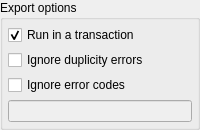
                  <widget class="QGroupBox" name="export_opts_gb">
                   <property name="enabled">
                    <bool>true</bool>
                   </property>
                   <property name="sizePolicy">
                    <sizepolicy hsizetype="Preferred" vsizetype="Fixed">
                     <horstretch>0</horstretch>
                     <verstretch>0</verstretch>
                    </sizepolicy>
                   </property>
                   <property name="title">
                    <string>Export options</string>
                   </property>
                   <layout class="QVBoxLayout" name="verticalLayout_4">
                    <property name="spacing">
                     <number>5</number>
                    </property>
                    <property name="leftMargin">
                     <number>5</number>
                    </property>
                    <property name="topMargin">
                     <number>5</number>
                    </property>
                    <property name="rightMargin">
                     <number>5</number>
                    </property>
                    <property name="bottomMargin">
                     <number>5</number>
                    </property>
                    <item>
                     <widget class="QCheckBox" name="run_in_transaction_chk">
                      <property name="toolTip">
                       <string>&lt;p&gt;Run the generated commands in a single transaction block. In case of errors, all changes are rolled back. &lt;strong&gt;NOTE:&lt;/strong&gt; This option may raise errors if the diff code contains DDL commands related to database and tablespaces.&lt;/p&gt;</string>
                      </property>
                      <property name="statusTip">
                       <string/>
                      </property>
                      <property name="text">
                       <string>Run in a transaction</string>
                      </property>
                      <property name="checked">
                       <bool>true</bool>
                      </property>
                     </widget>
                    </item>
                    <item>
                     <widget class="QCheckBox" name="ignore_duplic_chk">
                      <property name="sizePolicy">
                       <sizepolicy hsizetype="Minimum" vsizetype="Fixed">
                        <horstretch>0</horstretch>
                        <verstretch>0</verstretch>
                       </sizepolicy>
                      </property>
                      <property name="toolTip">
                       <string>&lt;p&gt;Ignores errors generated by duplicated objects when exporting the diff to database. &lt;strong&gt;NOTE:&lt;/strong&gt; this option disables the transactional mode.&lt;/p&gt;</string>
                      </property>
                      <property name="statusTip">
                       <string/>
                      </property>
                      <property name="text">
                       <string>Ignore duplicity errors</string>
                      </property>
                     </widget>
                    </item>
                    <item>
                     <layout class="QGridLayout" name="gridLayout_7">
                      <property name="spacing">
                       <number>5</number>
                      </property>
                      <item row="1" column="0" colspan="3">
                       <widget class="QLineEdit" name="error_codes_edt">
                        <property name="enabled">
                         <bool>false</bool>
                        </property>
                        <property name="clearButtonEnabled">
                         <bool>true</bool>
                        </property>
                       </widget>
                      </item>
                      <item row="0" column="0" colspan="3">
                       <widget class="QCheckBox" name="ignore_error_codes_chk">
                        <property name="enabled">
                         <bool>true</bool>
                        </property>
                        <property name="sizePolicy">
                         <sizepolicy hsizetype="Minimum" vsizetype="Fixed">
                          <horstretch>0</horstretch>
                          <verstretch>0</verstretch>
                         </sizepolicy>
                        </property>
                        <property name="toolTip">
                         <string>&lt;p&gt;This advanced option causes pgModeler to ignore extra errors by their numeric codes. These errors must be informed in the input below and separated by space. For the complete list of error codes check the PostgreSQL docs, section &lt;strong&gt; Appendix A. PostgreSQL Error Codes&lt;/strong&gt;. &lt;strong&gt;WARNING:&lt;/strong&gt; use this option with extreme care since it can interfere in final export result. &lt;strong&gt;NOTE:&lt;/strong&gt; this option disables the transactional mode.&lt;/p&gt;</string>
                        </property>
                        <property name="statusTip">
                         <string/>
                        </property>
                        <property name="text">
                         <string>Ignore error codes</string>
                        </property>
                       </widget>
                      </item>
                     </layout>
                    </item>
                   </layout>
                  </widget>
